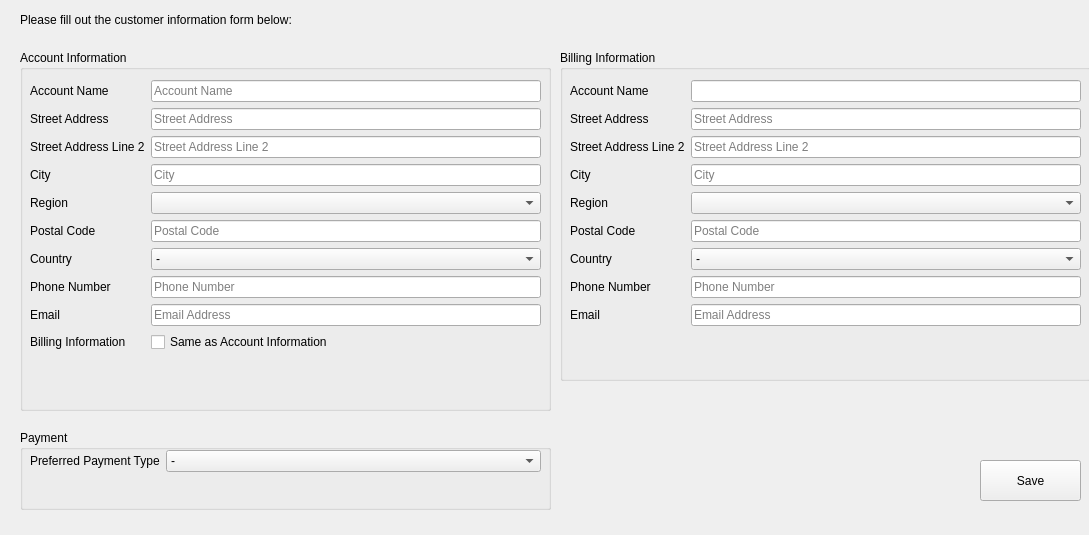
<?xml version="1.0" encoding="UTF-8"?>
<ui version="4.0">
 <class>AddNewCustomerWidget</class>
 <widget class="QWidget" name="AddNewCustomerWidget">
  <property name="geometry">
   <rect>
    <x>0</x>
    <y>0</y>
    <width>1089</width>
    <height>535</height>
   </rect>
  </property>
  <property name="sizePolicy">
   <sizepolicy hsizetype="Expanding" vsizetype="Expanding">
    <horstretch>0</horstretch>
    <verstretch>0</verstretch>
   </sizepolicy>
  </property>
  <property name="windowTitle">
   <string>Add Customer</string>
  </property>
  <widget class="QLabel" name="label_3">
   <property name="geometry">
    <rect>
     <x>20</x>
     <y>10</y>
     <width>401</width>
     <height>19</height>
    </rect>
   </property>
   <property name="text">
    <string>Please fill out the customer information form below:</string>
   </property>
  </widget>
  <widget class="QPushButton" name="pushButton">
   <property name="geometry">
    <rect>
     <x>980</x>
     <y>460</y>
     <width>101</width>
     <height>41</height>
    </rect>
   </property>
   <property name="text">
    <string>Save</string>
   </property>
  </widget>
  <widget class="QGroupBox" name="groupBox">
   <property name="geometry">
    <rect>
     <x>560</x>
     <y>50</y>
     <width>531</width>
     <height>331</height>
    </rect>
   </property>
   <property name="title">
    <string>Billing Information</string>
   </property>
   <widget class="QWidget" name="formLayoutWidget_2">
    <property name="geometry">
     <rect>
      <x>10</x>
      <y>30</y>
      <width>511</width>
      <height>291</height>
     </rect>
    </property>
    <layout class="QFormLayout" name="billingInformationLayout">
     <item row="0" column="0">
      <widget class="QLabel" name="label_12">
       <property name="text">
        <string>Account Name</string>
       </property>
      </widget>
     </item>
     <item row="0" column="1">
      <widget class="QLineEdit" name="billingNameInput"/>
     </item>
     <item row="1" column="0">
      <widget class="QLabel" name="label_13">
       <property name="text">
        <string>Street Address</string>
       </property>
      </widget>
     </item>
     <item row="1" column="1">
      <widget class="QLineEdit" name="billingStreetAddressLine1Input">
       <property name="toolTip">
        <string>Street Address</string>
       </property>
       <property name="text">
        <string/>
       </property>
       <property name="placeholderText">
        <string>Street Address</string>
       </property>
      </widget>
     </item>
     <item row="2" column="0">
      <widget class="QLabel" name="label_14">
       <property name="text">
        <string>Street Address Line 2</string>
       </property>
      </widget>
     </item>
     <item row="2" column="1">
      <widget class="QLineEdit" name="billingStreetAddressLine2Input">
       <property name="placeholderText">
        <string>Street Address Line 2</string>
       </property>
      </widget>
     </item>
     <item row="3" column="0">
      <widget class="QLabel" name="label_15">
       <property name="text">
        <string>City</string>
       </property>
      </widget>
     </item>
     <item row="3" column="1">
      <widget class="QLineEdit" name="billingCityInput">
       <property name="focusPolicy">
        <enum>Qt::ClickFocus</enum>
       </property>
       <property name="placeholderText">
        <string>City</string>
       </property>
      </widget>
     </item>
     <item row="4" column="0">
      <widget class="QLabel" name="label_16">
       <property name="text">
        <string>Region</string>
       </property>
      </widget>
     </item>
     <item row="4" column="1">
      <widget class="QComboBox" name="billingRegionInput">
       <property name="toolTip">
        <string>Province</string>
       </property>
       <item>
        <property name="text">
         <string/>
        </property>
       </item>
       <item>
        <property name="text">
         <string>AB</string>
        </property>
       </item>
       <item>
        <property name="text">
         <string>BC</string>
        </property>
       </item>
       <item>
        <property name="text">
         <string>MB</string>
        </property>
       </item>
       <item>
        <property name="text">
         <string>NB</string>
        </property>
       </item>
       <item>
        <property name="text">
         <string>NL</string>
        </property>
       </item>
       <item>
        <property name="text">
         <string>NS</string>
        </property>
       </item>
       <item>
        <property name="text">
         <string>NT</string>
        </property>
       </item>
       <item>
        <property name="text">
         <string>NU</string>
        </property>
       </item>
       <item>
        <property name="text">
         <string>ON</string>
        </property>
       </item>
       <item>
        <property name="text">
         <string>PE</string>
        </property>
       </item>
       <item>
        <property name="text">
         <string>QC</string>
        </property>
       </item>
       <item>
        <property name="text">
         <string>SK</string>
        </property>
       </item>
       <item>
        <property name="text">
         <string>YT</string>
        </property>
       </item>
      </widget>
     </item>
     <item row="5" column="0">
      <widget class="QLabel" name="label_17">
       <property name="text">
        <string>Postal Code</string>
       </property>
      </widget>
     </item>
     <item row="5" column="1">
      <widget class="QLineEdit" name="billingPostalCodeInput_2">
       <property name="placeholderText">
        <string>Postal Code</string>
       </property>
      </widget>
     </item>
     <item row="6" column="0">
      <widget class="QLabel" name="label_20">
       <property name="text">
        <string>Country</string>
       </property>
      </widget>
     </item>
     <item row="6" column="1">
      <widget class="QComboBox" name="billingCountryInput">
       <item>
        <property name="text">
         <string>-</string>
        </property>
       </item>
       <item>
        <property name="text">
         <string>Canada</string>
        </property>
       </item>
       <item>
        <property name="text">
         <string>Other</string>
        </property>
       </item>
      </widget>
     </item>
     <item row="7" column="0">
      <widget class="QLabel" name="label_18">
       <property name="text">
        <string>Phone Number</string>
       </property>
      </widget>
     </item>
     <item row="7" column="1">
      <widget class="QLineEdit" name="billingPhoneNumberInput">
       <property name="placeholderText">
        <string>Phone Number</string>
       </property>
      </widget>
     </item>
     <item row="8" column="0">
      <widget class="QLabel" name="label_19">
       <property name="text">
        <string>Email</string>
       </property>
      </widget>
     </item>
     <item row="8" column="1">
      <widget class="QLineEdit" name="billingEmailInput">
       <property name="placeholderText">
        <string>Email Address</string>
       </property>
      </widget>
     </item>
    </layout>
   </widget>
  </widget>
  <widget class="QGroupBox" name="groupBox_2">
   <property name="geometry">
    <rect>
     <x>20</x>
     <y>430</y>
     <width>531</width>
     <height>80</height>
    </rect>
   </property>
   <property name="title">
    <string>Payment</string>
   </property>
   <widget class="QWidget" name="formLayoutWidget_3">
    <property name="geometry">
     <rect>
      <x>10</x>
      <y>20</y>
      <width>511</width>
      <height>51</height>
     </rect>
    </property>
    <layout class="QFormLayout" name="formLayout">
     <item row="0" column="0">
      <widget class="QLabel" name="label_21">
       <property name="text">
        <string>Preferred Payment Type</string>
       </property>
      </widget>
     </item>
     <item row="0" column="1">
      <widget class="QComboBox" name="comboBox_2">
       <item>
        <property name="text">
         <string>-</string>
        </property>
       </item>
       <item>
        <property name="text">
         <string>Cheque</string>
        </property>
       </item>
       <item>
        <property name="text">
         <string>EFT</string>
        </property>
       </item>
       <item>
        <property name="text">
         <string>Credit Card</string>
        </property>
       </item>
      </widget>
     </item>
    </layout>
   </widget>
  </widget>
  <widget class="QGroupBox" name="groupBox_3">
   <property name="geometry">
    <rect>
     <x>20</x>
     <y>50</y>
     <width>531</width>
     <height>361</height>
    </rect>
   </property>
   <property name="title">
    <string>Account Information</string>
   </property>
   <widget class="QWidget" name="formLayoutWidget">
    <property name="geometry">
     <rect>
      <x>10</x>
      <y>30</y>
      <width>511</width>
      <height>311</height>
     </rect>
    </property>
    <layout class="QFormLayout" name="accountInformationLayout">
     <item row="0" column="0">
      <widget class="QLabel" name="label">
       <property name="text">
        <string>Account Name</string>
       </property>
      </widget>
     </item>
     <item row="0" column="1">
      <widget class="QLineEdit" name="accountNameInput">
       <property name="placeholderText">
        <string>Account Name</string>
       </property>
      </widget>
     </item>
     <item row="1" column="0">
      <widget class="QLabel" name="label_2">
       <property name="text">
        <string>Street Address</string>
       </property>
      </widget>
     </item>
     <item row="1" column="1">
      <widget class="QLineEdit" name="streetAddressLine1Input">
       <property name="toolTip">
        <string>Street Address</string>
       </property>
       <property name="placeholderText">
        <string>Street Address</string>
       </property>
      </widget>
     </item>
     <item row="2" column="0">
      <widget class="QLabel" name="label_4">
       <property name="text">
        <string>Street Address Line 2</string>
       </property>
      </widget>
     </item>
     <item row="2" column="1">
      <widget class="QLineEdit" name="streetAddressLine2Input">
       <property name="placeholderText">
        <string>Street Address Line 2</string>
       </property>
      </widget>
     </item>
     <item row="3" column="0">
      <widget class="QLabel" name="label_5">
       <property name="text">
        <string>City</string>
       </property>
      </widget>
     </item>
     <item row="3" column="1">
      <widget class="QLineEdit" name="lineEdit_4">
       <property name="focusPolicy">
        <enum>Qt::ClickFocus</enum>
       </property>
       <property name="placeholderText">
        <string>City</string>
       </property>
      </widget>
     </item>
     <item row="4" column="0">
      <widget class="QLabel" name="label_8">
       <property name="text">
        <string>Region</string>
       </property>
      </widget>
     </item>
     <item row="4" column="1">
      <widget class="QComboBox" name="regionInput">
       <property name="toolTip">
        <string>Province</string>
       </property>
       <item>
        <property name="text">
         <string/>
        </property>
       </item>
       <item>
        <property name="text">
         <string>AB</string>
        </property>
       </item>
       <item>
        <property name="text">
         <string>BC</string>
        </property>
       </item>
       <item>
        <property name="text">
         <string>MB</string>
        </property>
       </item>
       <item>
        <property name="text">
         <string>NB</string>
        </property>
       </item>
       <item>
        <property name="text">
         <string>NL</string>
        </property>
       </item>
       <item>
        <property name="text">
         <string>NS</string>
        </property>
       </item>
       <item>
        <property name="text">
         <string>NT</string>
        </property>
       </item>
       <item>
        <property name="text">
         <string>NU</string>
        </property>
       </item>
       <item>
        <property name="text">
         <string>ON</string>
        </property>
       </item>
       <item>
        <property name="text">
         <string>PE</string>
        </property>
       </item>
       <item>
        <property name="text">
         <string>QC</string>
        </property>
       </item>
       <item>
        <property name="text">
         <string>SK</string>
        </property>
       </item>
       <item>
        <property name="text">
         <string>YT</string>
        </property>
       </item>
      </widget>
     </item>
     <item row="5" column="0">
      <widget class="QLabel" name="label_7">
       <property name="text">
        <string>Postal Code</string>
       </property>
      </widget>
     </item>
     <item row="5" column="1">
      <widget class="QLineEdit" name="postalCodeInput">
       <property name="placeholderText">
        <string>Postal Code</string>
       </property>
      </widget>
     </item>
     <item row="6" column="0">
      <widget class="QLabel" name="label_10">
       <property name="text">
        <string>Country</string>
       </property>
      </widget>
     </item>
     <item row="6" column="1">
      <widget class="QComboBox" name="comboBox">
       <item>
        <property name="text">
         <string>-</string>
        </property>
       </item>
       <item>
        <property name="text">
         <string>Canada</string>
        </property>
       </item>
       <item>
        <property name="text">
         <string>Other</string>
        </property>
       </item>
      </widget>
     </item>
     <item row="7" column="0">
      <widget class="QLabel" name="label_6">
       <property name="text">
        <string>Phone Number</string>
       </property>
      </widget>
     </item>
     <item row="7" column="1">
      <widget class="QLineEdit" name="phoneNumberInput">
       <property name="placeholderText">
        <string>Phone Number</string>
       </property>
      </widget>
     </item>
     <item row="8" column="0">
      <widget class="QLabel" name="label_9">
       <property name="text">
        <string>Email</string>
       </property>
      </widget>
     </item>
     <item row="8" column="1">
      <widget class="QLineEdit" name="emailInput">
       <property name="placeholderText">
        <string>Email Address</string>
       </property>
      </widget>
     </item>
     <item row="9" column="0">
      <widget class="QLabel" name="label_11">
       <property name="text">
        <string>Billing Information</string>
       </property>
      </widget>
     </item>
     <item row="9" column="1">
      <widget class="QCheckBox" name="checkBox">
       <property name="text">
        <string>Same as Account Information</string>
       </property>
      </widget>
     </item>
    </layout>
   </widget>
  </widget>
 </widget>
 <resources/>
 <connections/>
</ui>
